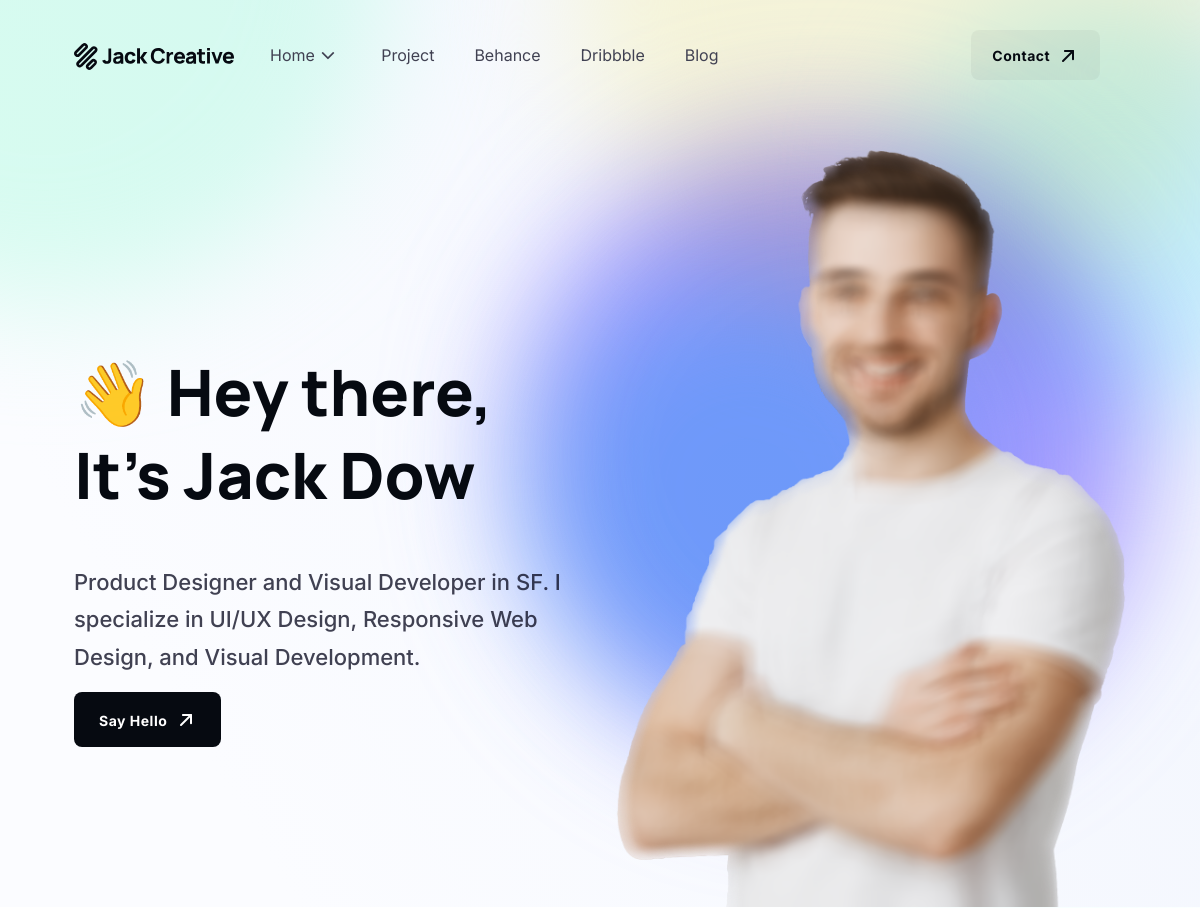
Page /home/ (upper part) on the earlier database version.
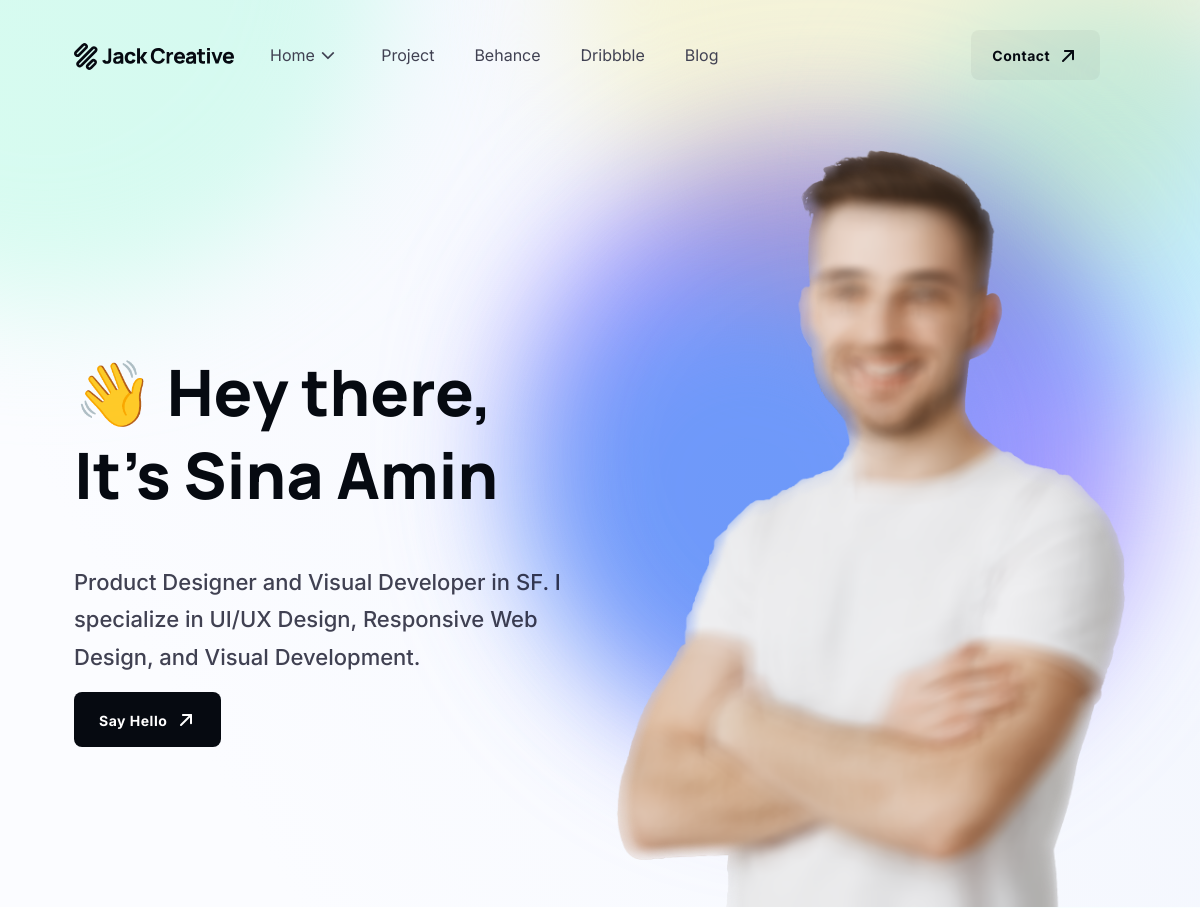
Same page on the later database version.
### home/models.py (models this page shows)
class Header(models.Model):
    title = RichTextField(max_length=50)
    paragraph = RichTextField(max_length=200)
    img = models.ImageField(upload_to="uploads/")

### home/views.py (the view)
# urls.py: 2. Add a URL to urlpatterns:  path('', Home.as_view(), name='home')
class Home(TemplateView):
    template_name = "home/index.html"
    def get(self, request):
        header = Header.objects.last()
        provideServices = ProvideServices.objects.all()
        workExperience = WorkExperience.objects.all()
        education = Education.objects.all()
        freelanceClients = FreelanceClients.objects.all()
        skills = Skills.objects.all()
        tools = Tools.objects.all()
        stats = Stats.objects.last()
        clientsFeedbacks = ClientsFeedbacks.objects.all()
        context = {
            'header': header,
            'provideServices': provideServices,
            'workExperience': workExperience,
            'education': education,
            'freelanceClients' : freelanceClients,
            'skills': skills,
            'tools': tools,
            'stats': stats,
            'clientsFeedbacks': clientsFeedbacks,
        }
        return render(request, "home/index.html", context)

### home/templates/home/index.html (shortened to what this page needs)
<!DOCTYPE html>
{% load static %}
<html lang="zxx">
<head>
  <link rel="stylesheet" href="{% static 'vendor/bootstrap/bootstrap.min.css'  %}">
  <link rel="stylesheet" href="{% static 'vendor/aos/aos.css' %}">
  <link rel="stylesheet" href="{% static 'vendor/font-awesome/css/font-awesome.min.css'%}">
  <link rel="stylesheet" href="{% static 'vendor/icomoon/style.css' %}">
  <link rel="stylesheet" href="{% static 'vendor/phosphor-icons/css/phosphor.css' %}">
  <link rel="stylesheet" href="{% static 'vendor/slick/slick.css' %}">
  <link href="{% static 'css/theme.css' %}" rel="stylesheet" />
</head>
<body>
<header>
  <nav class="navbar navbar-expand-lg position-fixed w-100 zindex-dropdown" id="navigationBar">
    <div class="container-lg">
      <a class="navbar-brand" href="index.html">
        <img src="images/logo.svg" alt="" class="">
      </a>
      <div class="collapse navbar-collapse" id="navbarSupportedContent">
        <ul class="navbar-nav ms-xxl-6 ms-0">
          <li class="nav-item dropdown">
            <a class="nav-link  dropdown-toggle " href="index.html" role="button" data-bs-toggle="dropdown">Home</a>
          </li>
          <li class="nav-item ">
            <a class="nav-link " href="project.html">
              Project
            </a>
          </li>
          <li class="nav-item ">
            <a class="nav-link" href="#">
              Behance
            </a>
          </li>
          <li class="nav-item">
            <a class="nav-link" href="#">Dribbble</a>
          </li>
          <li class="nav-item">
            <a class="nav-link " href="blog.html">Blog</a>
          </li>
          <li class="nav-item mt-6 mt-lg-0 ms-lg-7 ms-xl-18 ms-xxl-21 ms-sm-0 w-80 w-sm-25 w-md-20">
            <a href="contact.html" class="btn btn-sm btn-links w-100">
              <span class=" position-relative">
                Contact
                <svg width="20" height="20" viewBox="0 0 20 20" fill="none" xmlns="http://www.w3.org/2000/svg">
                  <path d="M5 15L15 5" stroke="#060A11" stroke-width="2" stroke-linecap="round"
                    stroke-linejoin="round" />
                  <path d="M6.875 5L15 5L15 13.125" stroke="#060A11" stroke-width="2" stroke-linecap="round"
                    stroke-linejoin="round" />
                </svg></span>
              <span class=" position-relative">
                <svg width="20" height="20" viewBox="0 0 20 20" fill="none" xmlns="http://www.w3.org/2000/svg">
                  <path d="M5 15L15 5" stroke="#060A11" stroke-width="2" stroke-linecap="round"
                    stroke-linejoin="round" />
                  <path d="M6.875 5L15 5L15 13.125" stroke="#060A11" stroke-width="2" stroke-linecap="round"
                    stroke-linejoin="round" />
                </svg></span>
            </a>
          </li>
        </ul>
      </div>
    </div>
  </nav>
</header>
<section class="hero pt-10 position-relative pb-0">
  <div class="hero-shape-wrapper position-absolute w-100 h-100">
    <div class="shape-4"></div>
  </div>
  <div class="hero-banner-wraper position-absolute w-100 h-100">
  </div>
  <div class="container">
    <div class="row align-items-center">
      <div class="col-lg-6">
        <div
          class="hero-content text-center text-lg-start"
          data-aos="fade-up"
          data-aos-duration="600"
          data-aos-once="true"
        >
          <h1 class="mb-6">
            {{ header.title|safe }}
          </h1>
          <p class="mb-md-7 mb-6 w-xxl-85 w-100">
            {{ header.paragraph|safe }}
          </p>
          <div class="">
            <a href="contact.html" class="btn btn-primary btn-lg mb-6 mb-lg-0">
              <span class="position-relative">
                Say Hello
                <svg
                  width="20"
                  height="20"
                  viewBox="0 0 20 20"
                  fill="none"
                  xmlns="http://www.w3.org/2000/svg"
                >
                  <path
                    d="M5 15L15 5"
                    stroke="white"
                    stroke-width="2"
                    stroke-linecap="round"
                    stroke-linejoin="round"
                  />
                  <path
                    d="M6.875 5L15 5L15 13.125"
                    stroke="white"
                    stroke-width="2"
                    stroke-linecap="round"
                    stroke-linejoin="round"
                  />
                </svg>
              </span>
              <span class="position-relative">
              </span>
            </a>
          </div>
        </div>
      </div>
      <div class="col-lg-6">
        <div
          class="hero-banner position-relative"
          data-aos="fade-left"
          data-aos-duration="600"
          data-aos-delay="200"
          data-aos-once="true"
        >
          <div
            class="hero-banner-image text-lg-start text-md-center text-xxl-end"
          >
            <img
              src="{{ header.img.url }}"
              class="z-100"
              alt="hero images"
            />
          </div>
        </div>
      </div>
    </div>
  </div>
</section>
</body>
</html>

Differences in the rows shown:
changed Header: title "👋 Hey there, It’s Jack Dow" → "👋 Hey there, It’s Sina Amin"
